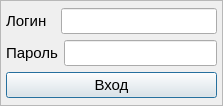
<?xml version="1.0" encoding="UTF-8"?>
<ui version="4.0">
 <class>MainWindow</class>
 <widget class="QMainWindow" name="MainWindow">
  <property name="enabled">
   <bool>true</bool>
  </property>
  <property name="geometry">
   <rect>
    <x>0</x>
    <y>0</y>
    <width>223</width>
    <height>106</height>
   </rect>
  </property>
  <property name="sizePolicy">
   <sizepolicy hsizetype="Fixed" vsizetype="Fixed">
    <horstretch>0</horstretch>
    <verstretch>0</verstretch>
   </sizepolicy>
  </property>
  <property name="minimumSize">
   <size>
    <width>223</width>
    <height>106</height>
   </size>
  </property>
  <property name="focusPolicy">
   <enum>Qt::NoFocus</enum>
  </property>
  <property name="acceptDrops">
   <bool>true</bool>
  </property>
  <property name="windowTitle">
   <string>Авторизация</string>
  </property>
  <property name="autoFillBackground">
   <bool>false</bool>
  </property>
  <property name="tabShape">
   <enum>QTabWidget::Rounded</enum>
  </property>
  <property name="dockNestingEnabled">
   <bool>true</bool>
  </property>
  <property name="dockOptions">
   <set>QMainWindow::AllowNestedDocks|QMainWindow::AllowTabbedDocks|QMainWindow::AnimatedDocks</set>
  </property>
  <property name="unifiedTitleAndToolBarOnMac">
   <bool>false</bool>
  </property>
  <widget class="QWidget" name="centralWidget">
   <property name="sizePolicy">
    <sizepolicy hsizetype="Fixed" vsizetype="Fixed">
     <horstretch>0</horstretch>
     <verstretch>0</verstretch>
    </sizepolicy>
   </property>
   <layout class="QVBoxLayout" name="verticalLayout_3">
    <property name="spacing">
     <number>0</number>
    </property>
    <property name="leftMargin">
     <number>0</number>
    </property>
    <property name="topMargin">
     <number>0</number>
    </property>
    <property name="rightMargin">
     <number>0</number>
    </property>
    <property name="bottomMargin">
     <number>0</number>
    </property>
    <item>
     <widget class="QFrame" name="frame">
      <property name="autoFillBackground">
       <bool>false</bool>
      </property>
      <property name="frameShape">
       <enum>QFrame::StyledPanel</enum>
      </property>
      <property name="frameShadow">
       <enum>QFrame::Raised</enum>
      </property>
      <layout class="QVBoxLayout" name="verticalLayout_2">
       <property name="spacing">
        <number>0</number>
       </property>
       <property name="leftMargin">
        <number>5</number>
       </property>
       <property name="topMargin">
        <number>5</number>
       </property>
       <property name="rightMargin">
        <number>5</number>
       </property>
       <property name="bottomMargin">
        <number>5</number>
       </property>
       <item>
        <layout class="QVBoxLayout" name="verticalLayout">
         <item>
          <layout class="QHBoxLayout" name="horizontalLayout">
           <item>
            <widget class="QLabel" name="label">
             <property name="font">
              <font>
               <pointsize>11</pointsize>
               <weight>50</weight>
               <bold>false</bold>
              </font>
             </property>
             <property name="autoFillBackground">
              <bool>true</bool>
             </property>
             <property name="frameShape">
              <enum>QFrame::NoFrame</enum>
             </property>
             <property name="frameShadow">
              <enum>QFrame::Plain</enum>
             </property>
             <property name="lineWidth">
              <number>1</number>
             </property>
             <property name="text">
              <string>Логин  </string>
             </property>
            </widget>
           </item>
           <item>
            <widget class="QLineEdit" name="login">
             <property name="font">
              <font>
               <pointsize>11</pointsize>
              </font>
             </property>
            </widget>
           </item>
          </layout>
         </item>
         <item>
          <layout class="QHBoxLayout" name="horizontalLayout_2">
           <item>
            <widget class="QLabel" name="label_2">
             <property name="font">
              <font>
               <pointsize>11</pointsize>
               <weight>50</weight>
               <bold>false</bold>
              </font>
             </property>
             <property name="text">
              <string>Пароль</string>
             </property>
            </widget>
           </item>
           <item>
            <widget class="QLineEdit" name="password">
             <property name="font">
              <font>
               <pointsize>11</pointsize>
              </font>
             </property>
            </widget>
           </item>
          </layout>
         </item>
         <item>
          <widget class="QPushButton" name="pushButton">
           <property name="font">
            <font>
             <pointsize>11</pointsize>
             <weight>50</weight>
             <bold>false</bold>
            </font>
           </property>
           <property name="cursor">
            <cursorShape>PointingHandCursor</cursorShape>
           </property>
           <property name="text">
            <string>Вход</string>
           </property>
           <property name="checkable">
            <bool>false</bool>
           </property>
           <property name="autoDefault">
            <bool>true</bool>
           </property>
           <property name="default">
            <bool>true</bool>
           </property>
           <property name="flat">
            <bool>false</bool>
           </property>
          </widget>
         </item>
        </layout>
       </item>
      </layout>
     </widget>
    </item>
   </layout>
  </widget>
 </widget>
 <layoutdefault spacing="6" margin="11"/>
 <resources/>
 <connections>
  <connection>
   <sender>password</sender>
   <signal>returnPressed()</signal>
   <receiver>pushButton</receiver>
   <slot>click()</slot>
   <hints>
    <hint type="sourcelabel">
     <x>105</x>
     <y>49</y>
    </hint>
    <hint type="destinationlabel">
     <x>115</x>
     <y>88</y>
    </hint>
   </hints>
  </connection>
  <connection>
   <sender>login</sender>
   <signal>returnPressed()</signal>
   <receiver>pushButton</receiver>
   <slot>click()</slot>
   <hints>
    <hint type="sourcelabel">
     <x>172</x>
     <y>22</y>
    </hint>
    <hint type="destinationlabel">
     <x>57</x>
     <y>78</y>
    </hint>
   </hints>
  </connection>
 </connections>
</ui>
